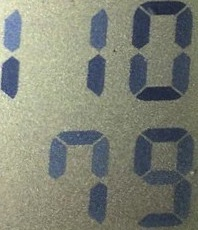
#> input picture images/example.jpg, 198 x 230 px
$ python canny.py
#> lines starting #> are read from the running program, lines starting #| are printed output that depends on the picture; after the words box and inside, x2 and y2 are one past the last pixel; in counts of white or black regions, pixels touching at a corner belong together
#> further down, image is the input picture: shape (230, 198, 3); mean B, G, R 118.5, 130.6, 126.9
import datetime
import itertools

from imutils import contours
import cv2
import numpy as np

# from https://github.com/eyasuyuki/opencv-python-example

def gray(img):
    grayed = cv2.cvtColor(img, cv2.COLOR_BGR2GRAY)
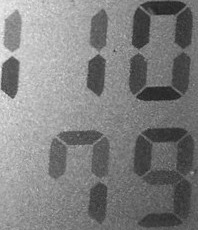
#> grayed: shape (230, 198); min 33, max 241, mean 128.2
    cv2.imwrite("grayed.jpg", grayed)
    return grayed


def denoise(img):
    denoised = cv2.fastNlMeansDenoising(img, 10, 10, 7, 21)
    cv2.imwrite("denoised.jpg", denoised)
    return denoised


def lut(img, min_table, max_table):
#> called with min_table = 60, max_table = 195
    diff_table = max_table - min_table
    lookup_table = np.arange(256, dtype="uint8")

    for i in range(0, len(lookup_table)):
        if i < min_table:
            lookup_table[i] = 0
        elif min_table <= i <= max_table:
            n = 255 * (i - min_table) / diff_table
            lookup_table[i] = n
        elif i > max_table:
            lookup_table[i] = 255

    contrast = cv2.LUT(img.copy(), lookup_table)
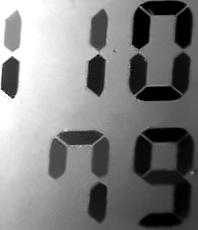
#> contrast: shape (230, 198); min 0, max 255, mean 128.1
    cv2.imwrite("contrast.jpg", contrast)
    return contrast


def canny(img):
    edged = cv2.Canny(img, 20, 80, 255)
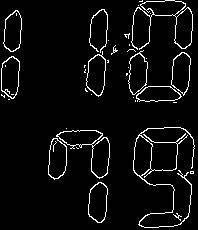
#> edged: shape (230, 198); 5.1% white in thin lines or dots
    cv2.imwrite("edged.jpg", edged)
    return edged


def filter_noise(img):
    # find contors

    cnts0 = cv2.findContours(img.copy(), cv2.RETR_TREE, cv2.CHAIN_APPROX_SIMPLE)[0]
#> cnts0 = 57 contours, 32 with area under 20; largest, box (x1, y1, x2, y2) and area: (56, 130, 110, 179) 1098, (131, 0, 193, 50) 1078, (133, 127, 195, 228) 663, (1, 56, 20, 99) 606, (86, 51, 106, 97) 605

    # filter noize

    thCnts = []
    for c in cnts0:
        (x, y, z, w) = cv2.boundingRect(c)
        a = cv2.contourArea(c)
        # print(f"{x}, {y}, {z}, {w}, {a}")
        if a >= 10:
            thCnts.append(c)
#> this loop made 57 passes
#> (x, y, z, w, a) on passes 1, 2, 3, 5, 7, 8, 9, 10, 11, 12, 13, 14: (173, 213, 9, 8, 4.5), (88, 182, 20, 41, 604.5), (88, 182, 20, 41, 581.5), (190, 171, 4, 3, 4), (48, 138, 19, 42, 587.5), (48, 138, 19, 41, 568.5), (53, 141, 4, 11, 0), (56, 130, 54, 49, 1098.5), (79, 144, 3, 4, 4), (91, 137, 19, 41, 559.5), (57, 130, 46, 16, 492.5), (66, 128, 1, 1, 0)
#> (c, x, y, z, w, a) on passes 4, 6, 17, 18, 19, 26: ([[190, 171], [190, 173], [193, 173], [193, 171]], 190, 171, 4, 3, 6), ([[76, 147], [77, 148], [78, 148], [77, 148]], 76, 147, 3, 2, 0), ([[173, 102], [176, 102]], 173, 102, 4, 1, 0), ([[135, 100], [135, 101]], 135, 100, 1, 2, 0), ([[8, 99], [9, 99]], 8, 99, 2, 1, 0), ([[126, 73], [126, 75], [127, 74], [127, 73]], 126, 73, 2, 3, 1.5)
#> after the loop, thCnts = 25 contours; largest, box (x1, y1, x2, y2) and area: (56, 130, 110, 179) 1098, (131, 0, 193, 50) 1078, (133, 127, 195, 228) 663, (1, 56, 20, 99) 606, (86, 51, 106, 97) 605

    background = np.zeros_like(img, np.uint8)

    edged_cnts = cv2.drawContours(background, thCnts, -1, (255, 255, 255), 1)
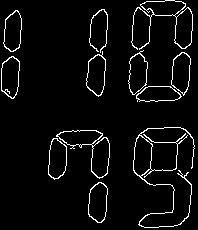
#> edged_cnts: shape (230, 198); 4.8% white in thin lines or dots
    cv2.imwrite("edged_cnts.jpg", edged_cnts)
    return edged_cnts


def closing(img):
    # https://github.com/DevashishPrasad/LCD-OCR/blob/master/code.py

    dilate = cv2.dilate(edged, None, iterations=4)
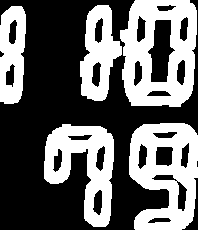
#> dilate: shape (230, 198); 40.3% white; 5 white regions, box (x1, y1, x2, y2) and area: (120, 0, 197, 107) 5407, (129, 123, 198, 230) 4855, (44, 124, 114, 227) 3785, (80, 5, 122, 101) 2339, (0, 6, 26, 104) 1961
    cv2.imwrite("dilate.jpg", dilate)

    erode = cv2.erode(dilate, None, iterations=4)
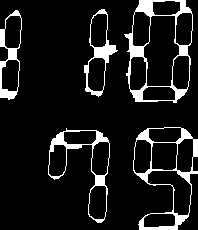
#> erode: shape (230, 198); 10% white; 5 white regions
    cv2.imwrite("erode.jpg", erode)

    return dilate, erode


def read_digit(img):
    ret, th = cv2.threshold(img, 0, 255, cv2.THRESH_BINARY_INV + cv2.THRESH_OTSU)
    (rh, rw) = th.shape
    aspect = rh / rw
    if aspect > 2:
        return "1"
    # https://www.pyimagesearch.com/2017/02/13/recognizing-digits-with-opencv-and-python/
    (dw, dh) = (int(rw * 0.25), int(rh * 0.15))
    dhc = int(rh * 0.05)
    segments = [
        ((0, 0), (rw, dh)),  # top
        ((0, 0), (dw, rh // 2)),  # top-left
        ((rw - dw, 0), (rw, rh // 2)),  # top-right
        ((0, (rh // 2) - dhc), (rw, (rh // 2) + dhc)),  # center
        ((0, rh // 2), (dw, rh)),  # bottom-left
        ((rw - dw, rh // 2), (rw, rh)),  # bottom-right
        ((0, rh - dh), (rw, rh))  # bottom
    ]
    on = [0] * len(segments)
    for (i, ((ax, ay), (bx, by))) in enumerate(segments):
        seg = th[ay:by, ax:bx]
        cv2.imwrite(f"seg{i}.jpg", seg)
        total = cv2.countNonZero(seg)
        area = (bx - ax) * (by - ay)
        print(f"i={i}, total={total}, area={area}, total/area={total/float(area)}")
        if total / float(area) > 0.35:
            on[i] = 1
    digit = DIGITS_LOOKUP[tuple(on)]
    return digit

# load image
image = cv2.imread("./images/example.jpg")

# resize

# image = imutils.resize(image, height=500)

# gray
grayed = gray(image)

# denoizing

denoized = denoise(grayed)

# lut

contrast = lut(denoized, 60, 195)

# canny

edged = canny(contrast)

# filter noize

edged_cnts = filter_noise(edged)

# open

dilate, erode = closing(edged_cnts)

# find contuors

# mask2 = np.ones(image.shape[:2], dtype="uint8") * 255

cnts = cv2.findContours(erode.copy(), cv2.RETR_EXTERNAL, cv2.CHAIN_APPROX_SIMPLE)[0]
#> cnts = 5 contours; box (x1, y1, x2, y2) and area: (124, 0, 193, 103) 5803, (133, 127, 198, 230) 4312, (48, 128, 110, 223) 2462, (84, 9, 118, 97) 1444, (0, 10, 22, 100) 1370

# sort contours

sorted_cnts = contours.sort_contours(cnts, method="left-to-right")[0]
#> sorted_cnts has the same summary as cnts

# get pairs

pairs = itertools.combinations(sorted_cnts, 2)

# word group
words = []
for p in pairs:
    p0 = p[0]
    p1 = p[1]
    (x0, y0, w0, h0) = cv2.boundingRect(p0)
    (x1, y1, w1, h1) = cv2.boundingRect(p1)
    d = np.linalg.norm(np.array([x1, y1]) - np.array([x0, y0]))
    if d < h0:
        print(f"x0={x0}, y0={y0}, x1={x1}, y1={y1}, d={d}, h0={h0}")
        flat = itertools.chain.from_iterable(words)
        if len(words) <= 0:
            words.append(list([p0, p1]))
#> (the run stopped early here; a loop or call above may not have finished)
